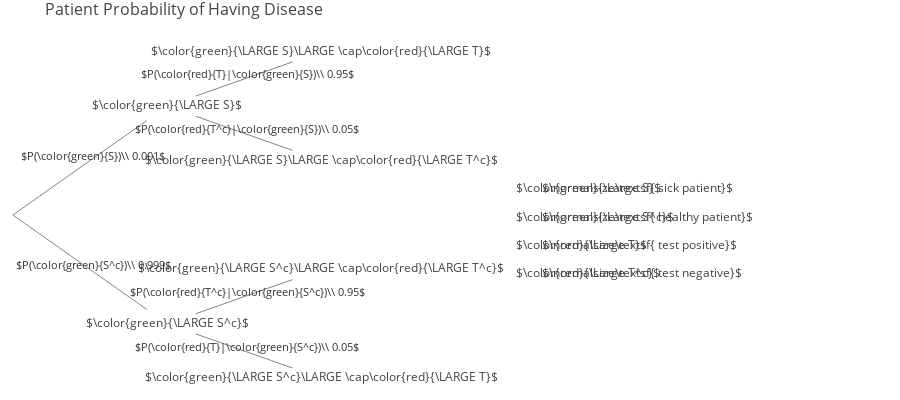

Write notebook code for a chart like this one.
### Markdown cell above
**Radar Example: Models based on conditional probabilities**

Event $\color{blue}{A}$: Airplane is flying above.

Event $\color{red}{B}$: Something registers on radar screen.

$P(\color{blue}{A}|\color{red}{B}) = \frac{P(\color{blue}{A}\cap\color{red}{B})}{P(\color{red}{B})}$ $\quad$ $\text{ equals}$ $\quad$ $P(\color{red}{B}|\color{blue}{A}) = \frac{P(\color{blue}{A}\cap\color{red}{B})}{P(\color{blue}{A})}$

$P(\color{red}{B}|\color{blue}{A}) \times P(\color{blue}{A})  = P(\color{blue}{A}\cap\color{red}{B})$

Looking at the probabilities of $P(\color{blue}{A})$ and $P(\color{red}{B}|\color{blue}{A})$:

* $P(\color{red}{B}|\color{blue}{A}) = 0.05 \times 0.99$

>$P(\color{red}{B}|\color{blue}{A}) = 0.0495$

* $P(\color{red}{B}) = 0.0495 + (0.95 \times 0.1)$

>$P(\color{red}{B}) = 0.1445)$ 

* $P(\color{blue}{A}|\color{red}{B}) = \frac{P(\color{blue}{A}\cap\color{red}{B})}{P(\color{red}{B})} = \frac{0.0495} {0.1445} = 0.34 = 34\%$

34% probability that there is a plane on the sky when the radar detects one is very low for a radar that detects a plane 99 percent of the time. The discussion about this issue continues later.

**Multiplication rule**

$P(\color{blue}{A^c}\cap\color{red}{B}\cap\color{#FF7E00}{C^c})$

The above expression can be rearranged as:

$= P(\color{blue}{A^c}\cap\color{red}{B})P(\color{#FF7E00}{C^c}|\color{blue}{A^c}\cap\color{red}{B})$

The above expression can be simplified as the multiplication of the prob. of the first event happening times the product(multiplication) of all the other events happening:

$= P(\color{blue}{A^c})\cdot P(\color{red}{B}|\color{blue}{A^c}) P(\color{#FF7E00}{C^c}|\color{blue}{A^c}\cap\color{red}{B})$

For  more events the rule holds:

$P(A_1\cap A_2\cap ...A_n)$   =   
$P(A_1)\displaystyle\prod_{i=2}^{n} P(A_i| A_1\cap...\cap A_{i-1})$

**Total Probability Theorem**

$P(\color{red}{B}) = \displaystyle\sum_{i}\color{blue}{P(A_i)}\color{red}{P(B|A_i)}$  
(The above equation returns a weighted average of $P(B|A_i)$)

#### [Bayes' Rule](#TOC)<a class="anchor" id="U2BR"></a>

- Systematic approach of incorporating new evidence and learning from experience.
- Make an inference of the probability of event $A_i$ ocurring given event $B$ has occurred, that is, when we can calculate the probability of $B$ in the direction $P(B|A_i)$ then we can infer the probability of $A_i$ in direction $P(A_i|B)$. If, at the end of the 'branch' we find $B$ occurred, what is the probability that $A_i$ also ocurred?

'Revised beliefs given that $B$ occurred.'

Bayes' is a simple calculation dividing the multiplication rule by the Total Probability Theorem: $$P(A_i|B) = \frac{\color{blue}{P(A_i)}\color{red}{P(B|A_i)}}{\displaystyle\sum_{j}\color{blue}{P(A_j)}\color{red}{P(B|A_j)}}$$

#### Exercise: Bayes' rule and the false-positive puzzle

A test for a certain rare disease is assumed to be correct  95%  of the time: if a person has the disease, the test result is positive with probability  0.95 , and if the person does not have the disease, the test result is negative with probability  0.95 . A person drawn at random from a certain population has probability  0.001  of having the disease.

1. Find the probability that a random person tests positive. (This answer will require an accuracy of 4 decimal places.)
2. Given that the person just tested positive, what is the probability he actually has the disease?

### Code cell
#Answers

test_nodes = {0:('',[1,2]),
            1:('$\color{green}{\LARGE S}$',[3,4]), #Patient is positive
            2:('$\color{green}{\LARGE S^c}$',[5,6]), #Patient is negative
            3:('$\color{green}{\LARGE S}\LARGE \cap\color{red}{\LARGE T}$',None), #Patient positive, Test positive
            4:('$\color{green}{\LARGE S}\LARGE \cap\color{red}{\LARGE T^c}$',None),#Patient positive, Test negative
            5:('$\color{green}{\LARGE S^c}\LARGE \cap\color{red}{\LARGE T^c}$',None),#Patient neg, Test neg
            6:('$\color{green}{\LARGE S^c}\LARGE \cap\color{red}{\LARGE T}$',None)}#Patient neg, Test pos

puzzle_edges_labls = {'01':'$P(\color{green}{S})\\\ 0.001$',
                   '02':'$P(\color{green}{S^c})\\\ 0.999$',
                   '13':'$P(\color{red}{T}|\color{green}{S})\\\ 0.95$',
                   '14':'$P(\color{red}{T^c}|\color{green}{S})\\\ 0.05$',
                   '25':'$P(\color{red}{T^c}|\color{green}{S^c})\\\ 0.95$',
                   '26':'$P(\color{red}{T}|\color{green}{S^c})\\\ 0.05$'}

puzzle_edge_weights = {'01':0.001,'02':0.999,'13':0.95,'14':0.05,'25':0.95,'26':0.05}

puzzle_legend = {'$\color{green}{\Large S}$':r'$\normalsize\textsf{ sick patient}$',
              '$\color{green}{\Large S^c}$':r'$\normalsize\textsf{ healthy patient}$',
              '$\color{red}{\Large T}$':r'$\normalsize\textsf{ test positive}$',
              '$\color{red}{\Large T^c}$':r'$\normalsize\textsf{ test negative}$'}

B_puzzle_tree = TreeGraph(orientation='h',root=test_nodes[0][0],spread=2,gap=0.12,
              nodes=test_nodes,edge_weights=puzzle_edge_weights,edge_labels=puzzle_edges_labls)

B_puzzle_tree.generic_plotly_plot("Patient Probability of Having Disease", 
                    title_pos=0.05, height=400, width=None, legend=True, legend_labels=puzzle_legend)

display_math(r'\text{Answer 1. }\,P(T)=(0.001\times 0.95) + (0.999\times 0.05)=%.4f\\ \text{Answer 2. }\, \
P(S|T)=\frac{P(S\cap T)}{P(T)}=\frac{0.001\times 0.95}{0.0509}=%.4f' 
             %((0.001*0.95)+(0.999*0.05),(0.001*0.95)/0.0509))


display_math(r'\text{Path from ROOT to }%s\text{ has a product of: %.5f}\\\text{Path from ROOT to }%s \
             \text{ has a product of: %.5f}' 
             % (test_nodes[3][0].strip('$').replace('\LARGE',''), #.strip() removes leading and trailing characters
                B_puzzle_tree.paths_product(0,3),test_nodes[6][0].strip('$').replace('\LARGE',''),
                B_puzzle_tree.paths_product(0,6)))

### Figure 1 — Plotly figure (JSON) as saved in the notebook; plotly's stock layout.template omitted (floating-point values rounded to 4 significant figures)
{"data": [{"marker": {"color": [], "showscale": false, "size": 0}, "mode": "text", "text": [], "type": "scatter", "uid": "f01119f1-83cc-4dba-b494-245182060250", "x": [0], "y": [0.5]}, {"line": {"color": "#777", "width": 0.9}, "mode": "lines", "text": [], "type": "scatter", "uid": "7fce68b0-6ee7-44f8-bda0-937a9e9f27d2", "x": [0, 0.12, null, 0, 0.12, null, 0.12, 0.24, null, 0.12, 0.24, null, 0.12, 0.24, null, 0.12, 0.24, null], "y": [0.5, 1, null, 0.5, 0, null, 1, 1.25, null, 1, 0.75, null, 0, 0.25, null, 0, -0.25, null]}, {"marker": {"color": ["white", "white", "white", "white", "white", "white"], "showscale": false, "size": 70, "symbol": "diamond-wide"}, "mode": "markers+text", "name": "Nodes", "showlegend": false, "text": ["$\\color{green}{\\LARGE S}$", "$\\color{green}{\\LARGE S^c}$", "$\\color{green}{\\LARGE S}\\LARGE \\cap\\color{red}{\\LARGE T}$", "$\\color{green}{\\LARGE S}\\LARGE \\cap\\color{red}{\\LARGE T^c}$", "$\\color{green}{\\LARGE S^c}\\LARGE \\cap\\color{red}{\\LARGE T^c}$", "$\\color{green}{\\LARGE S^c}\\LARGE \\cap\\color{red}{\\LARGE T}$"], "textfont": {"size": 12}, "type": "scatter", "uid": "adeffaa4-b914-4bc0-ba77-cc9ee8754161", "x": [0.12, 0.12, 0.24, 0.24, 0.24, 0.24], "y": [1, 0, 1.25, 0.75, 0.25, -0.25]}], "layout": {"annotations": [{"showarrow": false, "text": "$\\color{green}{\\Large S}$", "x": 0.39, "xanchor": "left", "y": 0.625}, {"showarrow": false, "text": "$\\normalsize\\textsf{ sick patient}$", "x": 0.41, "xanchor": "left", "y": 0.625}, {"showarrow": false, "text": "$\\color{green}{\\Large S^c}$", "x": 0.39, "xanchor": "left", "y": 0.495}, {"showarrow": false, "text": "$\\normalsize\\textsf{ healthy patient}$", "x": 0.41, "xanchor": "left", "y": 0.495}, {"showarrow": false, "text": "$\\color{red}{\\Large T}$", "x": 0.39, "xanchor": "left", "y": 0.365}, {"showarrow": false, "text": "$\\normalsize\\textsf{ test positive}$", "x": 0.41, "xanchor": "left", "y": 0.365}, {"showarrow": false, "text": "$\\color{red}{\\Large T^c}$", "x": 0.39, "xanchor": "left", "y": 0.235}, {"showarrow": false, "text": "$\\normalsize\\textsf{ test negative}$", "x": 0.41, "xanchor": "left", "y": 0.235}, {"align": "center", "arrowsize": 1, "arrowwidth": 1, "ax": 3, "ay": -5, "borderpad": 1, "font": {"color": "#333", "size": 11}, "showarrow": true, "text": "$P(\\color{green}{S})\\\\ 0.001$", "x": 0.06, "xref": "x", "y": 0.75, "yref": "y"}, {"align": "center", "arrowsize": 1, "arrowwidth": 1, "ax": 3, "ay": -5, "borderpad": 1, "font": {"color": "#333", "size": 11}, "showarrow": true, "text": "$P(\\color{green}{S^c})\\\\ 0.999$", "x": 0.06, "xref": "x", "y": 0.25, "yref": "y"}, {"align": "center", "arrowsize": 1, "arrowwidth": 1, "ax": 3, "ay": -5, "borderpad": 1, "font": {"color": "#333", "size": 11}, "showarrow": true, "text": "$P(\\color{red}{T}|\\color{green}{S})\\\\ 0.95$", "x": 0.18, "xref": "x", "y": 1.125, "yref": "y"}, {"align": "center", "arrowsize": 1, "arrowwidth": 1, "ax": 3, "ay": -5, "borderpad": 1, "font": {"color": "#333", "size": 11}, "showarrow": true, "text": "$P(\\color{red}{T^c}|\\color{green}{S})\\\\ 0.05$", "x": 0.18, "xref": "x", "y": 0.875, "yref": "y"}, {"align": "center", "arrowsize": 1, "arrowwidth": 1, "ax": 3, "ay": -5, "borderpad": 1, "font": {"color": "#333", "size": 11}, "showarrow": true, "text": "$P(\\color{red}{T^c}|\\color{green}{S^c})\\\\ 0.95$", "x": 0.18, "xref": "x", "y": 0.125, "yref": "y"}, {"align": "center", "arrowsize": 1, "arrowwidth": 1, "ax": 3, "ay": -5, "borderpad": 1, "font": {"color": "#333", "size": 11}, "showarrow": true, "text": "$P(\\color{red}{T}|\\color{green}{S^c})\\\\ 0.05$", "x": 0.18, "xref": "x", "y": -0.125, "yref": "y"}], "autosize": true, "height": 400, "hovermode": "closest", "margin": {"b": 0, "l": 0, "r": 0, "t": 30}, "showlegend": false, "title": {"font": {"size": 16}, "text": "Patient Probability of Having Disease", "x": 0.05}, "width": 900, "xaxis": {"range": [-0.01, 0.69], "showgrid": false, "showticklabels": false, "zeroline": false}, "yaxis": {"range": [-0.35, 1.35], "showgrid": false, "showticklabels": false, "zeroline": false}}}
